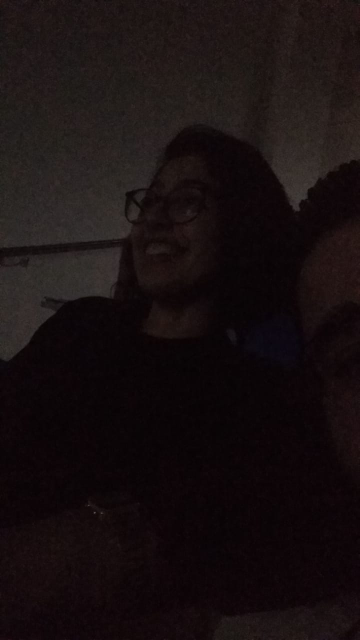
#> input picture images/rapha.png, 360 x 640 px, found by its file name
$ python main.py
#> lines starting #> are read from the running program, lines starting #| are printed output that depends on the picture
import numpy as np
from matplotlib import pyplot as plt
import cv2 as cv

image = cv.imread("rapha.png")
#> image is the input picture: shape (640, 360, 3); mean B, G, R 16.5, 15.6, 23.7
image = cv.resize(src = image, dst = None, dsize = (0, 0), fx = 0.5, fy = 0.5, interpolation = cv.INTER_AREA)
#> image: shape (320, 180, 3)

cv.imshow("Imagem", image)
cv.waitKey()

plt.subplot(131)
plt.hist(image[:, :, 0].ravel(),256,[0,256], color = 'b');
plt.subplot(132)
plt.hist(image[:, :, 1].ravel(),256,[0,256], color = 'g');
plt.subplot(133)
plt.hist(image[:, :, 2].ravel(),256,[0,256], color = 'r');

plt.show()
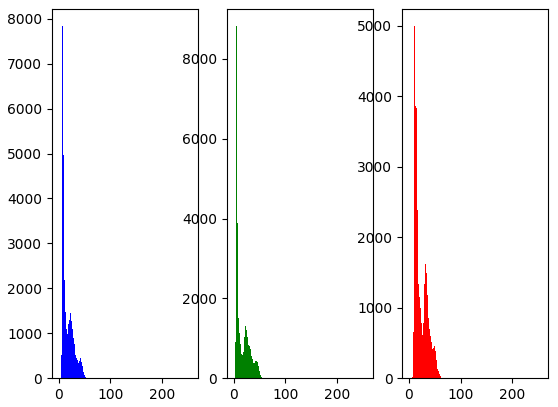
#> figure drawn by matplotlib, 3 panels; panel 1: tallest bar 7835 high, from x = 7 to 8; panel 2: tallest bar 8819 high, from x = 5 to 6; panel 3: tallest bar 4997 high, from x = 11 to 12


# normalizing
new_image = image.copy()

new_image = cv.normalize(image, new_image, 0, 255, cv.NORM_MINMAX)
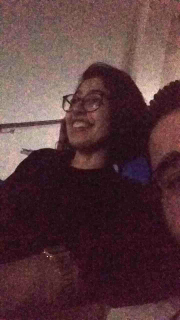
#> new_image: shape (320, 180, 3); mean B, G, R 60.3, 57, 88.2
cv.imshow("Imagem 2", new_image)
cv.waitKey()

plt.subplot(131)
plt.hist(new_image[:, :, 0].ravel(),256,[0,256], color = 'b');
plt.subplot(132)
plt.hist(new_image[:, :, 1].ravel(),256,[0,256], color = 'g');
plt.subplot(133)
plt.hist(new_image[:, :, 2].ravel(),256,[0,256], color = 'r');

plt.show()
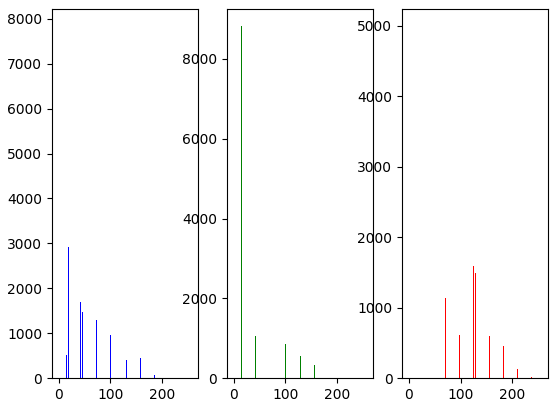
#> figure drawn by matplotlib, 3 panels; panel 1: tallest bar 7835 high, from x = 23 to 24; panel 2: tallest bar 8819 high, from x = 15 to 16; panel 3: tallest bar 4997 high, from x = 39 to 40
